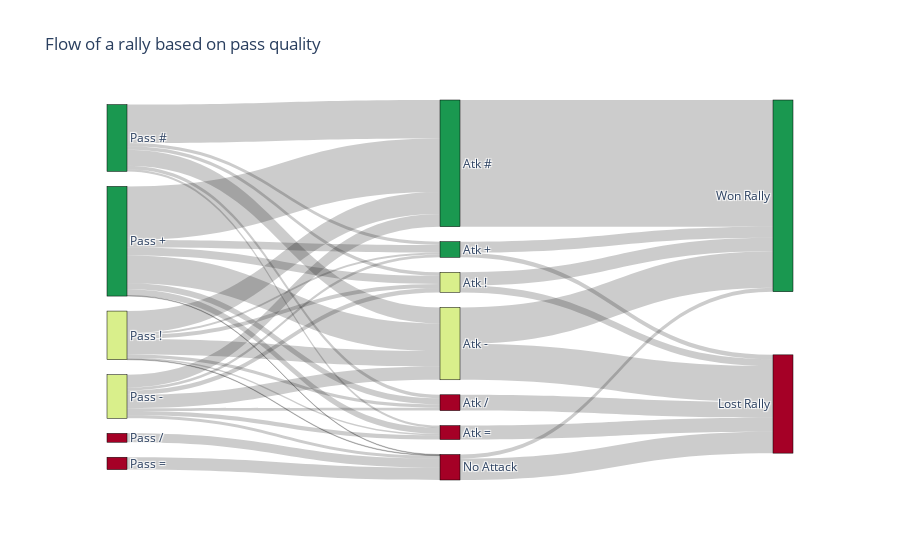

Source (notebook cell):
### Code cell
x1 = .05
x2 = 0.5
x3 = 0.95

data = [go.Sankey(
    arrangement='snap',
    # valuesuffix=" times",
    node=dict(
        pad=15,
        thickness=20,
        customdata=nodes_df.category_occurrence_perc * 100,
        x=[x1, x1, x1, x1, x1, x1, x2, x2, x2, x2, x2, x2, x2, x3, x3],
        y=[.1, .2, .3, .4, .5, .6, 0.1, 0.2, 0.3, 0.4, 0.5, 0.6, 0.7, 0.8, 0.2],
        hovertemplate='%{customdata:.1f}% of sideouts (%{value:d} times)<extra></extra>',
        line=dict(color="black", width=0.5),
        label=nodes_df.node_label,
        color=nodes_df.node_color,
    ),
    link=dict(
        source=links_df.source,
        target=links_df.dest,
        value=links_df.Count,
        customdata=links_df.occurrence_perc * 100,
        hovertemplate='Pass <b>%{source.label}</b> to ' +
                      'attack <b>%{target.label}</b><br><b>%{customdata:.1f}%</b> (' +
                      '%{value} times)<extra></extra>',
    ))]

layout = go.Layout(
    title='Flow of a rally based on pass quality',
    # annotations=annotations,
    # hovermode='closest',
    # showlegend=False,
    autosize=True,

    # yaxis={'title': 'Positive pass(%)', 'showticklabels': True, 'showgrid': True,
    #        'automargin': True, 'range': [0, 100], 'dtick': 10},
    # xaxis=dict(
    #     showticklabels=True,
    #     title='Number of sets [-]',
    #     dtick=5,
    #     automargin=True
    # ),
)

figure = {
    'data': data,
    'layout': layout
}

fig = go.Figure(figure)
fig.show()

### Figure 1 — Plotly figure (JSON) as saved in the notebook; plotly's stock layout.template omitted (floating-point values rounded to 4 significant figures)
{"data": [{"arrangement": "snap", "link": {"customdata": [57.51, 4.913, 5.202, 23.99, 5.202, 3.179, 0.0, 48.77, 6.866, 7.394, 25.18, 5.634, 5.634, 0.5282, 45.24, 3.968, 8.333, 31.75, 6.746, 2.778, 1.19, 29.2, 6.637, 10.18, 30.53, 6.637, 9.735, 7.08, 0.0, 0.0, 0.0, 0.0, 0.0, 0.0, 100.0, 0.0, 0.0, 0.0, 0.0, 0.0, 0.0, 100.0, 0.0, 100.0, 28.4, 71.6, 33.65, 66.35, 49.6, 50.4, 100.0, 0.0, 100.0, 0.0, 84.09, 15.91], "hovertemplate": "Pass <b>%{source.label}</b> to attack <b>%{target.label}</b><br><b>%{customdata:.1f}%</b> (%{value} times)<extra></extra>", "source": [0, 0, 0, 0, 0, 0, 0, 1, 1, 1, 1, 1, 1, 1, 2, 2, 2, 2, 2, 2, 2, 3, 3, 3, 3, 3, 3, 3, 4, 4, 4, 4, 4, 4, 4, 5, 5, 5, 5, 5, 5, 5, 6, 6, 7, 7, 8, 8, 9, 9, 10, 10, 11, 11, 12, 12], "target": [6, 7, 8, 9, 10, 11, 12, 6, 7, 8, 9, 10, 11, 12, 6, 7, 8, 9, 10, 11, 12, 6, 7, 8, 9, 10, 11, 12, 6, 7, 8, 9, 10, 11, 12, 6, 7, 8, 9, 10, 11, 12, 13, 14, 13, 14, 13, 14, 13, 14, 13, 14, 13, 14, 13, 14], "value": [199, 17, 18, 83, 18, 11, 0, 277, 39, 42, 143, 32, 32, 3, 114, 10, 21, 80, 17, 7, 3, 66, 15, 23, 69, 15, 22, 16, 0, 0, 0, 0, 0, 0, 46, 0, 0, 0, 0, 0, 0, 64, 0, 656, 23, 58, 35, 69, 186, 189, 82, 0, 72, 0, 111, 21]}, "node": {"color": ["rgb(26,152,80)", "rgb(26,152,80)", "rgb(217,239,139)", "rgb(217,239,139)", "rgb(165,0,38)", "rgb(165,0,38)", "rgb(26,152,80)", "rgb(26,152,80)", "rgb(217,239,139)", "rgb(217,239,139)", "rgb(165,0,38)", "rgb(165,0,38)", "rgb(165,0,38)", "rgb(165,0,38)", "rgb(26,152,80)"], "customdata": [23.04, 37.82, 16.78, 15.05, 3.063, 4.261, 43.68, 5.393, 6.924, 24.97, 5.459, 4.794, 8.788, 33.89, 66.11], "hovertemplate": "%{customdata:.1f}% of sideouts (%{value:d} times)<extra></extra>", "label": ["Pass #", "Pass +", "Pass !", "Pass -", "Pass /", "Pass =", "Atk #", "Atk +", "Atk !", "Atk -", "Atk /", "Atk =", "No Attack", "Lost Rally", "Won Rally"], "line": {"color": "black", "width": 0.5}, "pad": 15, "thickness": 20, "x": [0.05, 0.05, 0.05, 0.05, 0.05, 0.05, 0.5, 0.5, 0.5, 0.5, 0.5, 0.5, 0.5, 0.95, 0.95], "y": [0.1, 0.2, 0.3, 0.4, 0.5, 0.6, 0.1, 0.2, 0.3, 0.4, 0.5, 0.6, 0.7, 0.8, 0.2]}, "type": "sankey"}], "layout": {"autosize": true, "title": {"text": "Flow of a rally based on pass quality"}}}
